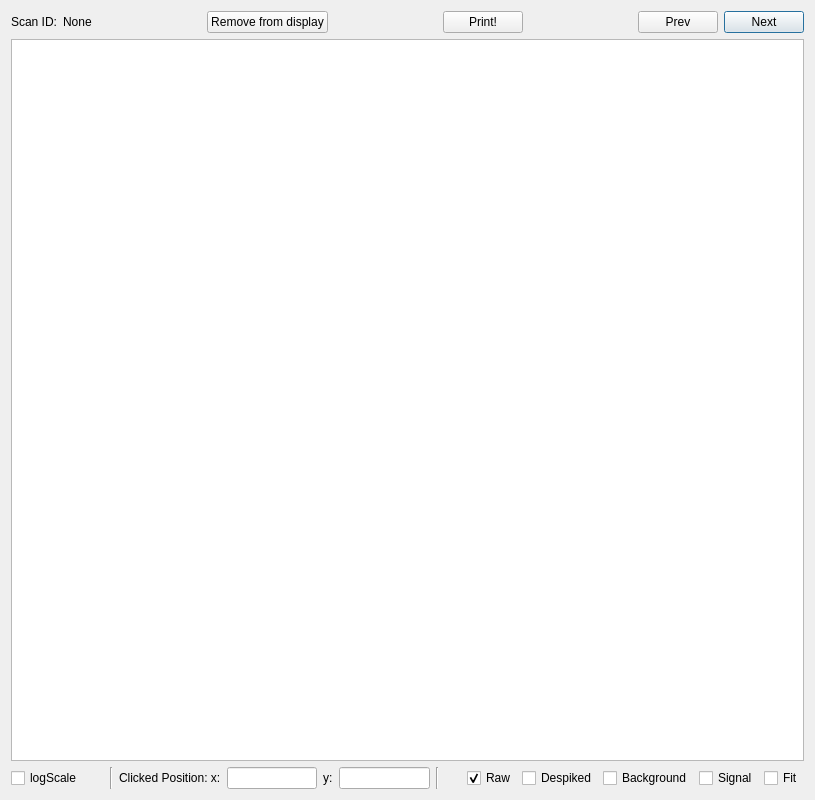
<?xml version="1.0" encoding="UTF-8"?>
<ui version="4.0">
 <class>plainPlotView</class>
 <widget class="QDialog" name="plainPlotView">
  <property name="geometry">
   <rect>
    <x>0</x>
    <y>0</y>
    <width>815</width>
    <height>800</height>
   </rect>
  </property>
  <property name="windowTitle">
   <string>Basic Data Viewer</string>
  </property>
  <layout class="QGridLayout" name="gridLayout">
   <item row="0" column="0">
    <layout class="QVBoxLayout" name="verticalLayout">
     <item>
      <layout class="QHBoxLayout" name="horizontalLayout_3">
       <item>
        <widget class="QLabel" name="scanNumber">
         <property name="text">
          <string>Scan ID:</string>
         </property>
        </widget>
       </item>
       <item>
        <widget class="QLabel" name="showID">
         <property name="text">
          <string>None</string>
         </property>
        </widget>
       </item>
       <item>
        <spacer name="horizontalSpacer_4">
         <property name="orientation">
          <enum>Qt::Horizontal</enum>
         </property>
         <property name="sizeHint" stdset="0">
          <size>
           <width>40</width>
           <height>20</height>
          </size>
         </property>
        </spacer>
       </item>
       <item>
        <widget class="QPushButton" name="blacklistButton">
         <property name="text">
          <string>Remove from display</string>
         </property>
        </widget>
       </item>
       <item>
        <spacer name="horizontalSpacer_5">
         <property name="orientation">
          <enum>Qt::Horizontal</enum>
         </property>
         <property name="sizeHint" stdset="0">
          <size>
           <width>40</width>
           <height>20</height>
          </size>
         </property>
        </spacer>
       </item>
       <item>
        <widget class="QPushButton" name="printButton">
         <property name="text">
          <string>Print!</string>
         </property>
        </widget>
       </item>
       <item>
        <spacer name="horizontalSpacer_3">
         <property name="orientation">
          <enum>Qt::Horizontal</enum>
         </property>
         <property name="sizeHint" stdset="0">
          <size>
           <width>40</width>
           <height>20</height>
          </size>
         </property>
        </spacer>
       </item>
       <item>
        <widget class="QPushButton" name="showPreviousBtn">
         <property name="text">
          <string>Prev</string>
         </property>
         <property name="autoDefault">
          <bool>false</bool>
         </property>
        </widget>
       </item>
       <item>
        <widget class="QPushButton" name="showNextBtn">
         <property name="text">
          <string>Next</string>
         </property>
         <property name="autoDefault">
          <bool>false</bool>
         </property>
         <property name="default">
          <bool>true</bool>
         </property>
        </widget>
       </item>
      </layout>
     </item>
     <item>
      <widget class="PlotWidget" name="viewPart"/>
     </item>
     <item>
      <layout class="QHBoxLayout" name="horizontalLayout">
       <item>
        <widget class="QCheckBox" name="logScale">
         <property name="text">
          <string>logScale</string>
         </property>
        </widget>
       </item>
       <item>
        <spacer name="horizontalSpacer">
         <property name="orientation">
          <enum>Qt::Horizontal</enum>
         </property>
         <property name="sizeHint" stdset="0">
          <size>
           <width>40</width>
           <height>20</height>
          </size>
         </property>
        </spacer>
       </item>
       <item>
        <widget class="Line" name="line_2">
         <property name="orientation">
          <enum>Qt::Vertical</enum>
         </property>
        </widget>
       </item>
       <item>
        <widget class="QLabel" name="label">
         <property name="text">
          <string>Clicked Position: x:</string>
         </property>
        </widget>
       </item>
       <item>
        <widget class="QLineEdit" name="xPosition">
         <property name="readOnly">
          <bool>true</bool>
         </property>
        </widget>
       </item>
       <item>
        <widget class="QLabel" name="label_2">
         <property name="text">
          <string>y:</string>
         </property>
        </widget>
       </item>
       <item>
        <widget class="QLineEdit" name="yPosition">
         <property name="readOnly">
          <bool>true</bool>
         </property>
        </widget>
       </item>
       <item>
        <widget class="Line" name="line">
         <property name="orientation">
          <enum>Qt::Vertical</enum>
         </property>
        </widget>
       </item>
       <item>
        <spacer name="horizontalSpacer_2">
         <property name="orientation">
          <enum>Qt::Horizontal</enum>
         </property>
         <property name="sizeHint" stdset="0">
          <size>
           <width>40</width>
           <height>20</height>
          </size>
         </property>
        </spacer>
       </item>
       <item>
        <widget class="QCheckBox" name="showRAW">
         <property name="text">
          <string>Raw</string>
         </property>
         <property name="checked">
          <bool>true</bool>
         </property>
        </widget>
       </item>
       <item>
        <widget class="QCheckBox" name="showDES">
         <property name="text">
          <string>Despiked</string>
         </property>
        </widget>
       </item>
       <item>
        <widget class="QCheckBox" name="showBKG">
         <property name="text">
          <string>Background</string>
         </property>
        </widget>
       </item>
       <item>
        <widget class="QCheckBox" name="showSIG">
         <property name="text">
          <string>Signal</string>
         </property>
        </widget>
       </item>
       <item>
        <widget class="QCheckBox" name="showFIT">
         <property name="text">
          <string>Fit</string>
         </property>
        </widget>
       </item>
      </layout>
     </item>
    </layout>
   </item>
  </layout>
 </widget>
 <customwidgets>
  <customwidget>
   <class>PlotWidget</class>
   <extends>QGraphicsView</extends>
   <header>pyqtgraph</header>
  </customwidget>
 </customwidgets>
 <resources/>
 <connections/>
</ui>
